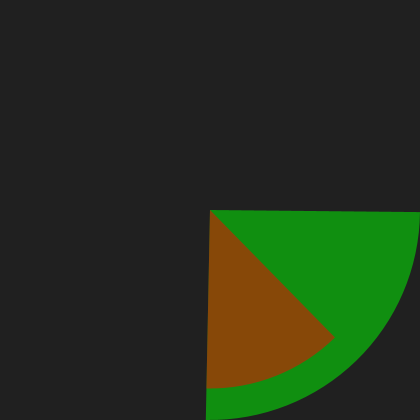
Frame 1 (no input)
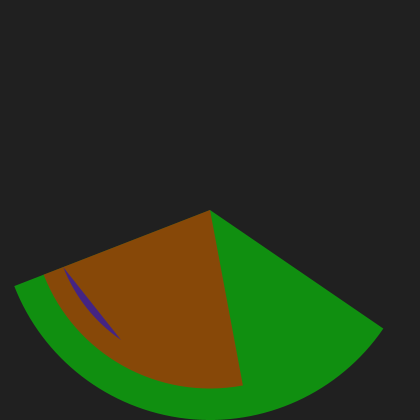
Frame 60 (the mouse pressed at the canvas centre just before this capture)
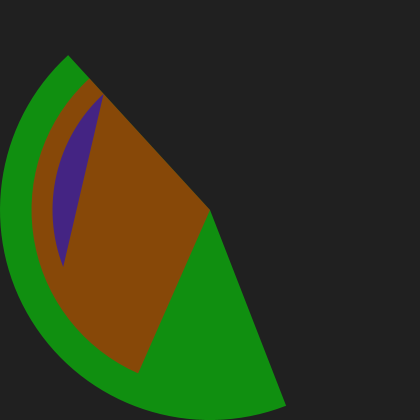
Frame 120 (the mouse held since frame 60 and released just before this capture)

The Processing sketch that drew these frames (run headless with seeded random() and noise(); from frame 60 on, the mouse is pressed at the canvas centre):

// Processing sketch: sketch_03_07_arc_animated
// ── sketch_03_07_arc_animated.pde
float theta = 0, thetaPrime = HALF_PI;

void setup() {
  size(420, 420);
  background(32);
}

void draw() {
  background(32);
  noStroke();

  ellipseMode(CENTER);
  fill(0, 255, 0, 127);
  theta += 0.01; thetaPrime += 0.02;
  arc(width * 0.5, height * 0.5, width, height, theta, thetaPrime);

  fill(255, 0, 0, 127);
  arc(width * 0.5, height * 0.5, width * 0.85, height * 0.85, theta + QUARTER_PI, thetaPrime);

  fill(0, 0, 255, 127);
  arc(width * 0.5, height * 0.5, width * 0.75, height * 0.75, theta + HALF_PI, thetaPrime, CHORD);

  fill(255, 255, 0, 127);
  arc(width * 0.5, height * 0.5, width * 0.65, height * 0.65, theta + QUARTER_PI * 6, thetaPrime, CHORD);
}
